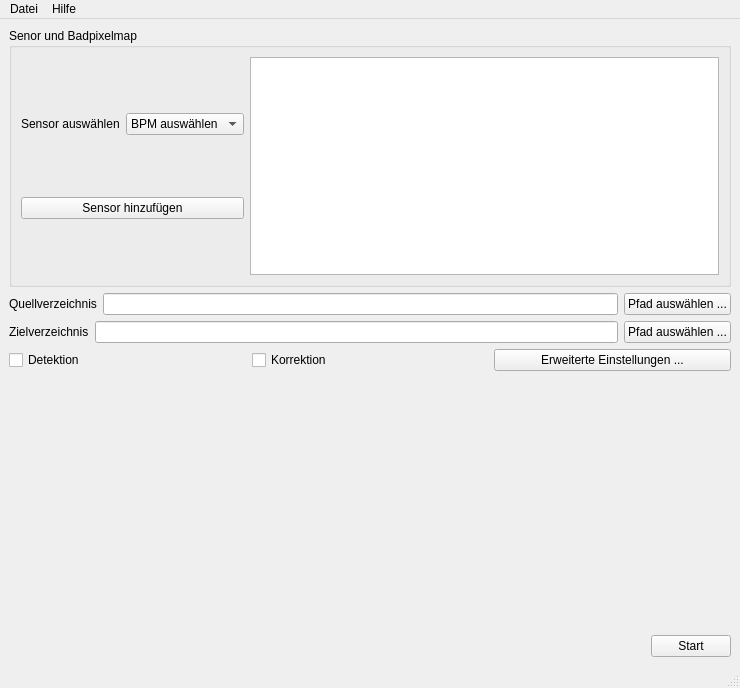
<?xml version="1.0" encoding="UTF-8"?>
<ui version="4.0">
 <class>MainWindow</class>
 <widget class="QMainWindow" name="MainWindow">
  <property name="geometry">
   <rect>
    <x>0</x>
    <y>0</y>
    <width>740</width>
    <height>688</height>
   </rect>
  </property>
  <property name="windowTitle">
   <string>Badpixel Korrektur</string>
  </property>
  <widget class="QWidget" name="centralwidget">
   <layout class="QVBoxLayout" name="verticalLayout_3">
    <item>
     <widget class="QGroupBox" name="groupBox">
      <property name="title">
       <string>Senor und Badpixelmap</string>
      </property>
      <layout class="QVBoxLayout" name="verticalLayout_2">
       <item>
        <layout class="QHBoxLayout" name="horizontalLayout_6">
         <item>
          <layout class="QVBoxLayout" name="verticalLayout">
           <item>
            <layout class="QHBoxLayout" name="horizontalLayout">
             <item>
              <widget class="QLabel" name="label">
               <property name="text">
                <string>Sensor auswählen</string>
               </property>
              </widget>
             </item>
             <item>
              <widget class="QComboBox" name="comboBox">
               <property name="minimumSize">
                <size>
                 <width>0</width>
                 <height>0</height>
                </size>
               </property>
               <item>
                <property name="text">
                 <string>BPM auswählen</string>
                </property>
               </item>
              </widget>
             </item>
            </layout>
           </item>
           <item>
            <layout class="QHBoxLayout" name="horizontalLayout_7">
             <item>
              <widget class="QPushButton" name="pushButton_6">
               <property name="text">
                <string>Sensor hinzufügen</string>
               </property>
              </widget>
             </item>
            </layout>
           </item>
          </layout>
         </item>
         <item>
          <layout class="QHBoxLayout" name="horizontalLayout_8">
           <item>
            <widget class="QTextEdit" name="textEdit">
             <property name="minimumSize">
              <size>
               <width>200</width>
               <height>200</height>
              </size>
             </property>
             <property name="readOnly">
              <bool>true</bool>
             </property>
            </widget>
           </item>
          </layout>
         </item>
        </layout>
       </item>
      </layout>
     </widget>
    </item>
    <item>
     <layout class="QHBoxLayout" name="horizontalLayout_2">
      <item>
       <widget class="QLabel" name="label_2">
        <property name="text">
         <string>Quellverzeichnis</string>
        </property>
       </widget>
      </item>
      <item>
       <widget class="QLineEdit" name="lineEdit"/>
      </item>
      <item>
       <widget class="QPushButton" name="pushButton">
        <property name="text">
         <string>Pfad auswählen ...</string>
        </property>
       </widget>
      </item>
     </layout>
    </item>
    <item>
     <layout class="QHBoxLayout" name="horizontalLayout_3">
      <item>
       <widget class="QLabel" name="label_3">
        <property name="text">
         <string>Zielverzeichnis</string>
        </property>
       </widget>
      </item>
      <item>
       <widget class="QLineEdit" name="lineEdit_2"/>
      </item>
      <item>
       <widget class="QPushButton" name="pushButton_2">
        <property name="text">
         <string>Pfad auswählen ...</string>
        </property>
       </widget>
      </item>
     </layout>
    </item>
    <item>
     <layout class="QHBoxLayout" name="horizontalLayout_4">
      <item>
       <widget class="QCheckBox" name="checkBox">
        <property name="text">
         <string>Detektion</string>
        </property>
       </widget>
      </item>
      <item>
       <widget class="QCheckBox" name="checkBox_2">
        <property name="text">
         <string>Korrektion</string>
        </property>
       </widget>
      </item>
      <item>
       <widget class="QPushButton" name="pushButton_3">
        <property name="text">
         <string>Erweiterte Einstellungen ...</string>
        </property>
       </widget>
      </item>
     </layout>
    </item>
    <item>
     <spacer name="verticalSpacer">
      <property name="orientation">
       <enum>Qt::Vertical</enum>
      </property>
      <property name="sizeHint" stdset="0">
       <size>
        <width>20</width>
        <height>40</height>
       </size>
      </property>
     </spacer>
    </item>
    <item>
     <layout class="QHBoxLayout" name="horizontalLayout_5">
      <item>
       <spacer name="horizontalSpacer">
        <property name="orientation">
         <enum>Qt::Horizontal</enum>
        </property>
        <property name="sizeHint" stdset="0">
         <size>
          <width>40</width>
          <height>20</height>
         </size>
        </property>
       </spacer>
      </item>
      <item>
       <widget class="QPushButton" name="pushButton_4">
        <property name="text">
         <string>Start</string>
        </property>
       </widget>
      </item>
     </layout>
    </item>
   </layout>
  </widget>
  <widget class="QMenuBar" name="menubar">
   <property name="geometry">
    <rect>
     <x>0</x>
     <y>0</y>
     <width>740</width>
     <height>22</height>
    </rect>
   </property>
   <widget class="QMenu" name="menuDatei">
    <property name="title">
     <string>Datei</string>
    </property>
    <addaction name="actionBeenden"/>
   </widget>
   <widget class="QMenu" name="menuHilfe">
    <property name="title">
     <string>Hilfe</string>
    </property>
   </widget>
   <addaction name="menuDatei"/>
   <addaction name="menuHilfe"/>
  </widget>
  <widget class="QStatusBar" name="statusbar"/>
  <action name="actionBeenden">
   <property name="text">
    <string>Beenden</string>
   </property>
  </action>
 </widget>
 <resources/>
 <connections/>
</ui>
